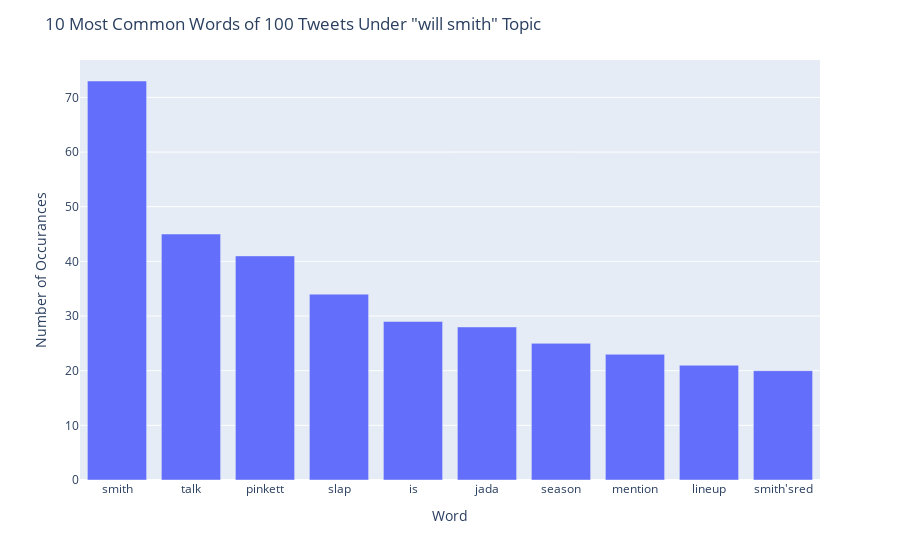

Source (notebook cell):
### Code cell
import plotly.express as px

fig = px.bar(df1[:10], x= 'words', y='freq')
fig.update_layout(
    title="10 Most Common Words of 100 Tweets Under \"will smith\" Topic",
    xaxis_title="Word",
    yaxis_title="Number of Occurances")
fig.show()

### Figure 1 — Plotly figure (JSON) as saved in the notebook; plotly's stock layout.template omitted (floating-point values rounded to 4 significant figures)
{"data": [{"alignmentgroup": "True", "hovertemplate": "words=%{x}<br>freq=%{y}<extra></extra>", "legendgroup": "", "marker": {"color": "#636efa", "pattern": {"shape": ""}}, "name": "", "offsetgroup": "", "orientation": "v", "showlegend": false, "textposition": "auto", "type": "bar", "x": ["smith", "talk", "pinkett", "slap", "is", "jada", "season", "mention", "lineup", "smith'sred"], "xaxis": "x", "y": [73, 45, 41, 34, 29, 28, 25, 23, 21, 20], "yaxis": "y"}], "layout": {"barmode": "relative", "legend": {"tracegroupgap": 0}, "margin": {"t": 60}, "title": {"text": "10 Most Common Words of 100 Tweets Under \"will smith\" Topic"}, "xaxis": {"anchor": "y", "domain": [0, 1], "title": {"text": "Word"}}, "yaxis": {"anchor": "x", "domain": [0, 1], "title": {"text": "Number of Occurances"}}}}
